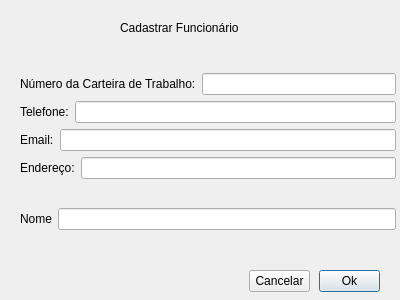
<?xml version="1.0" encoding="UTF-8"?>
<ui version="4.0">
 <class>AdicionarFuncionario</class>
 <widget class="QDialog" name="AdicionarFuncionario">
  <property name="geometry">
   <rect>
    <x>0</x>
    <y>0</y>
    <width>400</width>
    <height>300</height>
   </rect>
  </property>
  <property name="windowTitle">
   <string>Dialog</string>
  </property>
  <widget class="QLabel" name="label">
   <property name="geometry">
    <rect>
     <x>120</x>
     <y>20</y>
     <width>161</width>
     <height>16</height>
    </rect>
   </property>
   <property name="text">
    <string>Cadastrar Funcionário</string>
   </property>
  </widget>
  <widget class="QPushButton" name="pushButton">
   <property name="geometry">
    <rect>
     <x>319</x>
     <y>270</y>
     <width>61</width>
     <height>22</height>
    </rect>
   </property>
   <property name="text">
    <string>Ok</string>
   </property>
  </widget>
  <widget class="QPushButton" name="pushButton_2">
   <property name="geometry">
    <rect>
     <x>249</x>
     <y>270</y>
     <width>61</width>
     <height>22</height>
    </rect>
   </property>
   <property name="text">
    <string>Cancelar</string>
   </property>
  </widget>
  <widget class="QWidget" name="">
   <property name="geometry">
    <rect>
     <x>20</x>
     <y>50</y>
     <width>376</width>
     <height>203</height>
    </rect>
   </property>
   <layout class="QVBoxLayout" name="verticalLayout">
    <item>
     <layout class="QVBoxLayout" name="verticalLayoutCadastrarFuncionario">
      <item>
       <layout class="QHBoxLayout" name="horizontalLayoutNumCarteira">
        <item>
         <widget class="QLabel" name="labelNumCarteira">
          <property name="text">
           <string>Número da Carteira de Trabalho:</string>
          </property>
         </widget>
        </item>
        <item>
         <widget class="QLineEdit" name="lineEditNumCarteira"/>
        </item>
       </layout>
      </item>
      <item>
       <layout class="QHBoxLayout" name="horizontalLayoutTelefone">
        <item>
         <widget class="QLabel" name="labelTelefone">
          <property name="text">
           <string>Telefone:</string>
          </property>
         </widget>
        </item>
        <item>
         <widget class="QLineEdit" name="lineEditTelefone"/>
        </item>
       </layout>
      </item>
      <item>
       <layout class="QHBoxLayout" name="horizontalLayoutEmail">
        <item>
         <widget class="QLabel" name="labelEmail">
          <property name="text">
           <string>Email:</string>
          </property>
         </widget>
        </item>
        <item>
         <widget class="QLineEdit" name="lineEditEmail"/>
        </item>
       </layout>
      </item>
      <item>
       <layout class="QHBoxLayout" name="horizontalLayoutEndereco">
        <item>
         <widget class="QLabel" name="labelEndereco">
          <property name="text">
           <string>Endereço:</string>
          </property>
         </widget>
        </item>
        <item>
         <widget class="QLineEdit" name="lineEditEndereco"/>
        </item>
       </layout>
      </item>
     </layout>
    </item>
    <item>
     <layout class="QHBoxLayout" name="horizontalLayout">
      <item>
       <widget class="QLabel" name="Nome">
        <property name="text">
         <string>Nome</string>
        </property>
       </widget>
      </item>
      <item>
       <widget class="QLineEdit" name="lineEditNome"/>
      </item>
     </layout>
    </item>
   </layout>
  </widget>
 </widget>
 <resources/>
 <connections/>
</ui>
